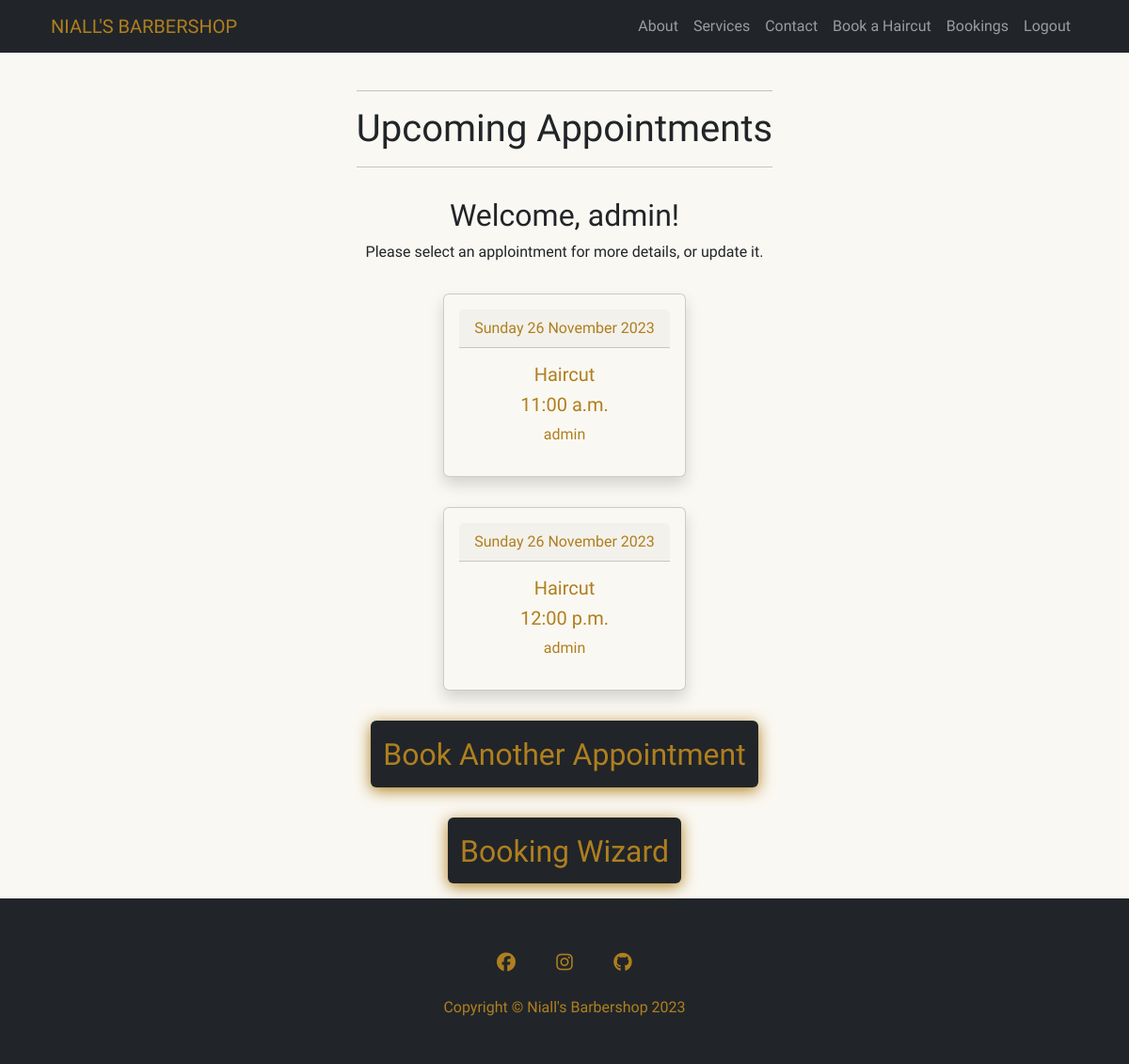
/booking/ (signed in), run on an earlier commit of the app's database.
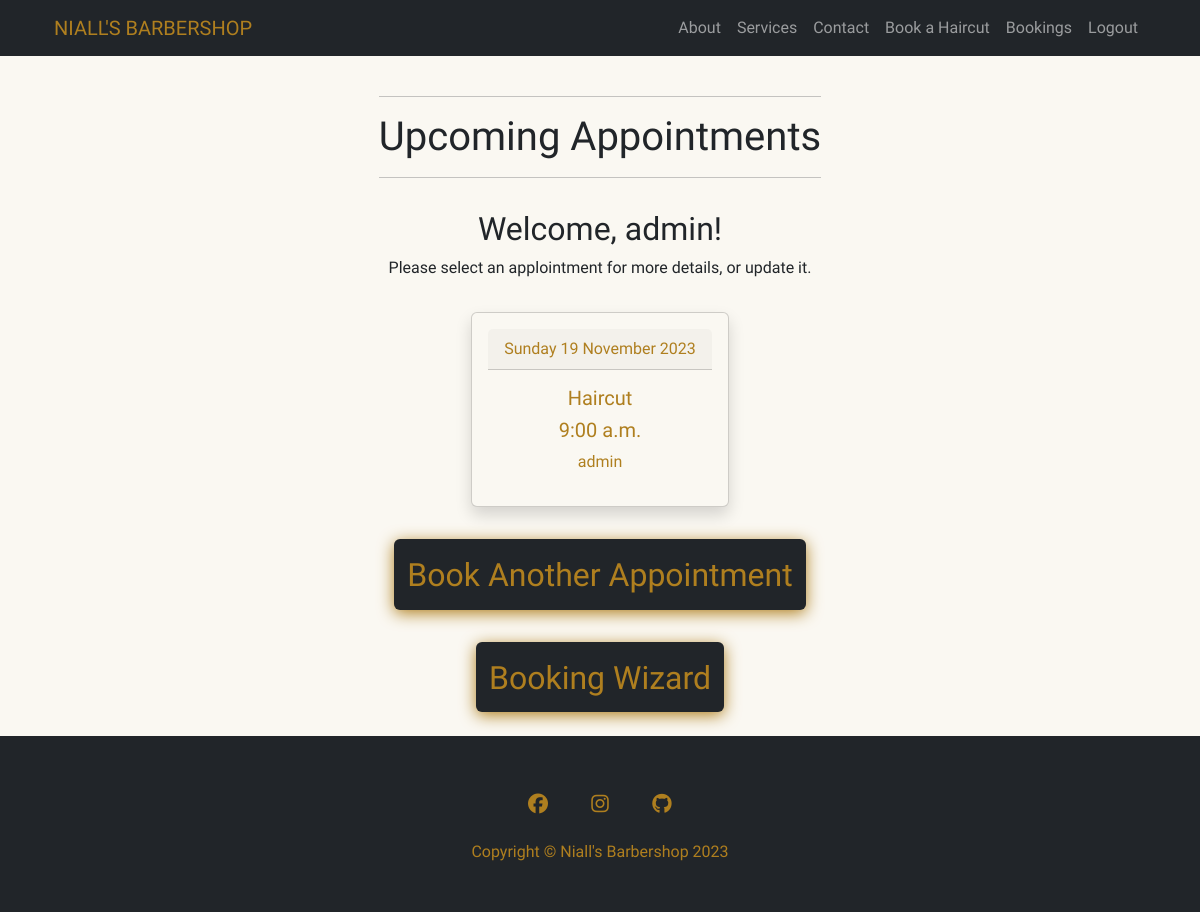
And on a later commit of the database.
### booking_system/models.py (models this page shows, shortened)
class Booking(models.Model):
    username = models.ForeignKey(User, on_delete=models.CASCADE,
                                 related_name='username_booking')
    date_of_booking = models.DateField()
    service_name = models.ForeignKey(Services, on_delete=models.CASCADE,
                                     related_name='service_name_booking')
    start_time = models.TimeField(choices=BOOKING_TIME)
    end_time = models.TimeField(editable=False, blank=True, null=True)
    confirmed = models.BooleanField(default=False)
    class Meta:
        ordering = ['date_of_booking', 'start_time']

class Services(models.Model):
    service_name = models.CharField(max_length=250)
    session_length = models.DurationField()
    cost = models.DecimalField(max_digits=8, decimal_places=2)
    def __str__(self):
        return self.service_name

### booking_system/views.py (the view)
# urls.py: path('booking/', views.BookingsListView.as_view(),
class BookingsListView(LoginRequiredMixin, ListView):
    model = Booking
    template_name = 'booking_system/booking_home.html'
    paginate_by = 25
    def get_queryset(self):
        if self.request.user.is_superuser:
            queryset = Booking.objects.filter(
                date_of_booking__gte=date.today()).order_by(
                    'date_of_booking', 'start_time')
            return queryset
        else:
            return Booking.objects.filter(
                username=self.request.user).filter(
                    date_of_booking__gte=date.today())

### booking_system/templates/booking_system/booking_home.html (shortened to what this page needs)
{% extends "base.html" %}
{% block content %}
{% load account %}
<div class="container mt-5 text-center push-down">
    <div class="container heading">
        <hr>
        <h1>Upcoming Appointments</h1>
        <hr>
    </div>
        <h2 class="pt-3">Welcome, {% user_display user %}!</h2>
    <p>Please select an applointment for more details, or update it.</p>
        {% if object_list %}
            {% for booking in object_list %}
            <div class=''>
                <div class="d-flex justify-content-center ">
                <a href="{% url 'booking-detail' booking.id %}" class="link-underline link-underline-opacity-0">
                    <div class="card shadow p-3 m-3 text-center custom-button-light-gold">
                        <div class="card-header">
                            <p class="p-0 m-0">{{ booking.date_of_booking|date:"l j F Y" }}</p>
                        </div>
                        <h5 class="mt-3">{{ booking.service_name }}</h5>
                        <h5>{{ booking.start_time|date:"g:i a" }} </h5>
                        {% if user.is_superuser %}
                        <p>{{ booking.username }}</p>
                        {% endif %}
                    </div>
                </a>
            </div>
            </div>
            {% endfor %}
            <a href="{% url 'booking-create' %}" class="link-underline link-underline-opacity-0">
                <div class="d-flex justify-content-center p-3">
                    <button class="btn custom-button-dark-gold pt-3 " type="button"><h2>Book Another Appointment</h2></button>
                </div>
            </a>
        {% endif %}
        <a href="{% url 'booking-wizard' %}" class="link-underline link-underline-opacity-0">
            <div class="d-flex justify-content-center p-3">
                <button class="btn custom-button-dark-gold pt-3 " type="button"><h2>Booking Wizard</h2></button>
            </div>
        </a>
</div>
{% endblock %}

What changed in the data, as far as the page shows it:
removed Booking: date_of_booking "Sunday 26 November 2023", service_name "Haircut", start_time "11:00 a.m.", username "admin"
removed Booking: date_of_booking "Sunday 26 November 2023", service_name "Haircut", start_time "12:00 p.m.", username "admin"
added Booking: date_of_booking "Sunday 19 November 2023", service_name "Haircut", start_time "9:00 a.m.", username "admin"
